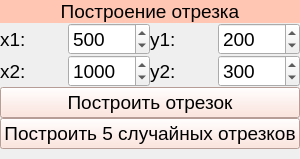
        <widget class="QFrame" name="frame_6">
         <property name="sizePolicy">
          <sizepolicy hsizetype="Preferred" vsizetype="Fixed">
           <horstretch>0</horstretch>
           <verstretch>0</verstretch>
          </sizepolicy>
         </property>
         <layout class="QVBoxLayout" name="verticalLayout_3">
          <property name="spacing">
           <number>0</number>
          </property>
          <property name="leftMargin">
           <number>0</number>
          </property>
          <property name="topMargin">
           <number>0</number>
          </property>
          <property name="rightMargin">
           <number>0</number>
          </property>
          <property name="bottomMargin">
           <number>10</number>
          </property>
          <item>
           <widget class="QLabel" name="label_9">
            <property name="sizePolicy">
             <sizepolicy hsizetype="Preferred" vsizetype="Fixed">
              <horstretch>0</horstretch>
              <verstretch>0</verstretch>
             </sizepolicy>
            </property>
            <property name="font">
             <font>
              <pointsize>14</pointsize>
             </font>
            </property>
            <property name="styleSheet">
             <string notr="true">background-color: rgb(255, 198, 180);</string>
            </property>
            <property name="text">
             <string>Построение отрезка</string>
            </property>
            <property name="alignment">
             <set>Qt::AlignCenter</set>
            </property>
           </widget>
          </item>
          <item>
           <layout class="QHBoxLayout" name="horizontalLayout_21">
            <property name="rightMargin">
             <number>0</number>
            </property>
            <property name="bottomMargin">
             <number>0</number>
            </property>
            <item>
             <widget class="QLabel" name="label_38">
              <property name="sizePolicy">
               <sizepolicy hsizetype="Preferred" vsizetype="Preferred">
                <horstretch>0</horstretch>
                <verstretch>0</verstretch>
               </sizepolicy>
              </property>
              <property name="font">
               <font>
                <pointsize>14</pointsize>
               </font>
              </property>
              <property name="text">
               <string>x1: </string>
              </property>
             </widget>
            </item>
            <item>
             <widget class="QSpinBox" name="line_x1_sp">
              <property name="sizePolicy">
               <sizepolicy hsizetype="Minimum" vsizetype="Preferred">
                <horstretch>0</horstretch>
                <verstretch>0</verstretch>
               </sizepolicy>
              </property>
              <property name="font">
               <font>
                <pointsize>14</pointsize>
               </font>
              </property>
              <property name="maximum">
               <number>10000</number>
              </property>
              <property name="value">
               <number>500</number>
              </property>
             </widget>
            </item>
            <item>
             <widget class="QLabel" name="label_39">
              <property name="sizePolicy">
               <sizepolicy hsizetype="Preferred" vsizetype="Preferred">
                <horstretch>0</horstretch>
                <verstretch>0</verstretch>
               </sizepolicy>
              </property>
              <property name="font">
               <font>
                <pointsize>14</pointsize>
               </font>
              </property>
              <property name="text">
               <string>y1: </string>
              </property>
             </widget>
            </item>
            <item>
             <widget class="QSpinBox" name="line_y1_sp">
              <property name="sizePolicy">
               <sizepolicy hsizetype="Minimum" vsizetype="Preferred">
                <horstretch>0</horstretch>
                <verstretch>0</verstretch>
               </sizepolicy>
              </property>
              <property name="font">
               <font>
                <pointsize>14</pointsize>
               </font>
              </property>
              <property name="maximum">
               <number>10000</number>
              </property>
              <property name="value">
               <number>200</number>
              </property>
             </widget>
            </item>
           </layout>
          </item>
          <item>
           <layout class="QHBoxLayout" name="horizontalLayout_6">
            <item>
             <widget class="QLabel" name="label_40">
              <property name="sizePolicy">
               <sizepolicy hsizetype="Preferred" vsizetype="Preferred">
                <horstretch>0</horstretch>
                <verstretch>0</verstretch>
               </sizepolicy>
              </property>
              <property name="font">
               <font>
                <pointsize>14</pointsize>
               </font>
              </property>
              <property name="text">
               <string>x2: </string>
              </property>
             </widget>
            </item>
            <item>
             <widget class="QSpinBox" name="line_x2_sp">
              <property name="sizePolicy">
               <sizepolicy hsizetype="Minimum" vsizetype="Preferred">
                <horstretch>0</horstretch>
                <verstretch>0</verstretch>
               </sizepolicy>
              </property>
              <property name="font">
               <font>
                <pointsize>14</pointsize>
               </font>
              </property>
              <property name="maximum">
               <number>10000</number>
              </property>
              <property name="value">
               <number>1000</number>
              </property>
             </widget>
            </item>
            <item>
             <widget class="QLabel" name="label_41">
              <property name="sizePolicy">
               <sizepolicy hsizetype="Preferred" vsizetype="Preferred">
                <horstretch>0</horstretch>
                <verstretch>0</verstretch>
               </sizepolicy>
              </property>
              <property name="font">
               <font>
                <pointsize>14</pointsize>
               </font>
              </property>
              <property name="text">
               <string>y2: </string>
              </property>
             </widget>
            </item>
            <item>
             <widget class="QSpinBox" name="line_y2_sp">
              <property name="sizePolicy">
               <sizepolicy hsizetype="Minimum" vsizetype="Preferred">
                <horstretch>0</horstretch>
                <verstretch>0</verstretch>
               </sizepolicy>
              </property>
              <property name="font">
               <font>
                <pointsize>14</pointsize>
               </font>
              </property>
              <property name="maximum">
               <number>10000</number>
              </property>
              <property name="value">
               <number>300</number>
              </property>
             </widget>
            </item>
           </layout>
          </item>
          <item>
           <widget class="QPushButton" name="draw_line_btn">
            <property name="sizePolicy">
             <sizepolicy hsizetype="Minimum" vsizetype="Preferred">
              <horstretch>0</horstretch>
              <verstretch>0</verstretch>
             </sizepolicy>
            </property>
            <property name="minimumSize">
             <size>
              <width>300</width>
              <height>0</height>
             </size>
            </property>
            <property name="font">
             <font>
              <pointsize>14</pointsize>
             </font>
            </property>
            <property name="styleSheet">
             <string notr="true">background-color: rgb(255, 221, 211);</string>
            </property>
            <property name="text">
             <string>Построить отрезок</string>
            </property>
           </widget>
          </item>
          <item>
           <widget class="QPushButton" name="draw_random_lines_btn">
            <property name="sizePolicy">
             <sizepolicy hsizetype="Minimum" vsizetype="Preferred">
              <horstretch>0</horstretch>
              <verstretch>0</verstretch>
             </sizepolicy>
            </property>
            <property name="minimumSize">
             <size>
              <width>300</width>
              <height>0</height>
             </size>
            </property>
            <property name="font">
             <font>
              <pointsize>14</pointsize>
             </font>
            </property>
            <property name="styleSheet">
             <string notr="true">background-color: rgb(255, 221, 211);</string>
            </property>
            <property name="text">
             <string>Построить 5 случайных отрезков</string>
            </property>
           </widget>
          </item>
         </layout>
        </widget>
